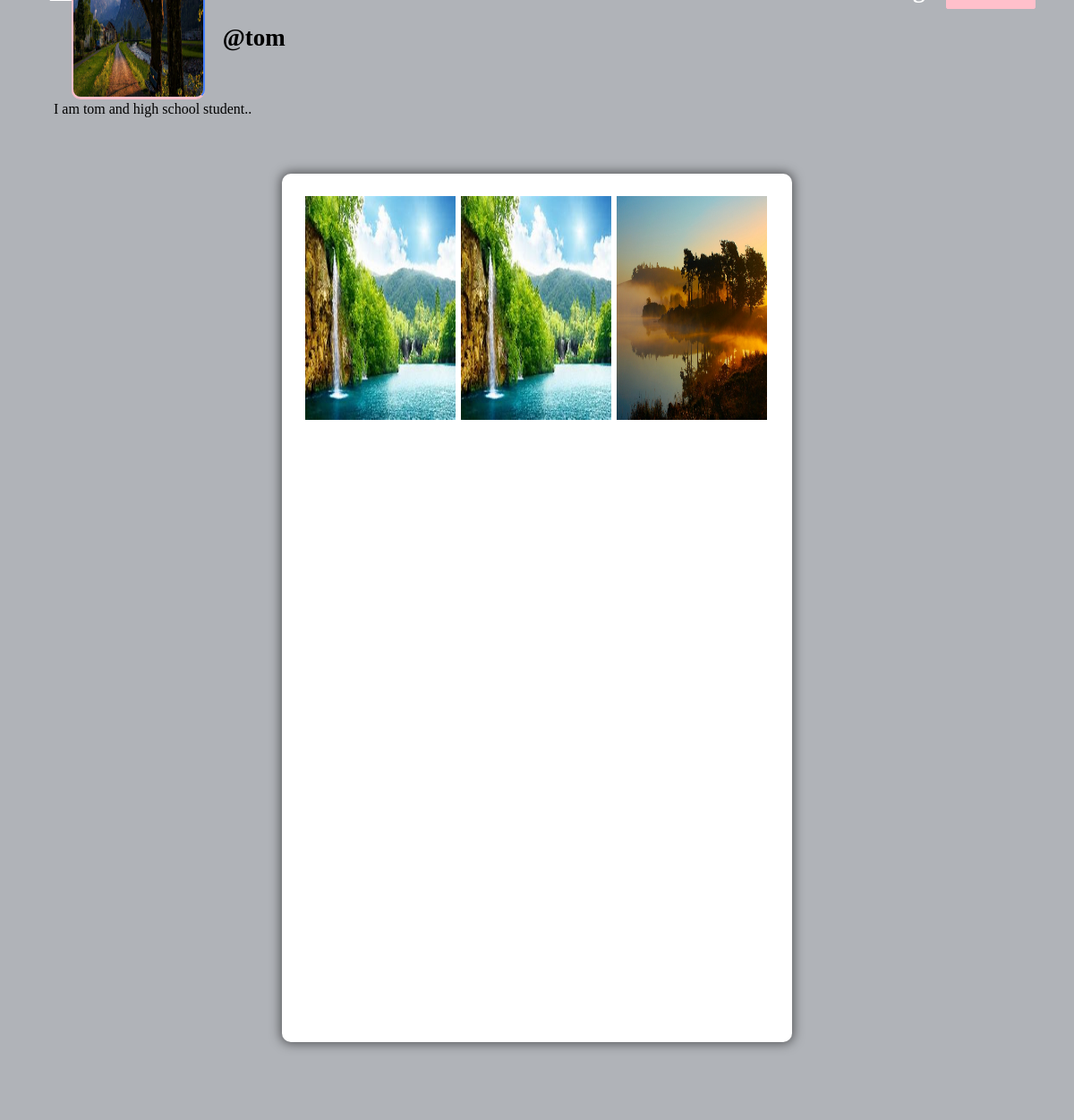
The app's page /profile/tom (signed in) with its own data.
### core/models.py (models this page shows, shortened)
class Profile(models.Model):
    user = models.ForeignKey(User, on_delete = models.CASCADE)
    id_user = models.IntegerField(null = True)
    bio = models.TextField(blank = True)
    profileimg = models.ImageField(upload_to = 'profile_images', default = 'blank-profile-picture.png')
    location = models.CharField(max_length = 100, blank = True)

class Post(models.Model):
    id = models.UUIDField(primary_key = True, default = uuid.uuid4)
    user = models.CharField(max_length = 100)
    image = models.ImageField(upload_to = 'post_images')
    caption = models.TextField()
    created_at = models.DateTimeField(default = datetime.now)
    no_of_likes = models.IntegerField(default = 0)

### core/views.py (the view)
# urls.py: path('profile/<str:pk>', views.profile, name = 'profile'),
@login_required(login_url = 'signin')
def profile(request, pk):
    user_object = User.objects.get(username = pk)
    user_profile = Profile.objects.get(user = user_object)
    user_posts = Post.objects.filter(user = pk)
    user_post_length = len(user_posts)
    follower = request.user.username
    user = pk
    if FollowersCount.objects.filter(follower= follower, user = user).first():
        button_text = 'Unfollow'
    else:
        button_text = 'Follow'
    user_followers = len(FollowersCount.objects.filter(user = pk))
    user_following = len(FollowersCount.objects.filter(follower = pk))
    context = {
        'user_object': user_object,
        'user_profile': user_profile,
        'user_posts': user_posts,
        'user_post_length': user_post_length,
        'button_text': button_text,
        'user_followers': user_followers,
        'user_following': user_following,
    }
    return render(request, 'profile.html', context)

### templates/profile.html (shortened to what this page needs)
{% load static %}
<!DOCTYPE html>
<html lang="en">
<head>
    <link rel="stylesheet" href="{% static 'css/main.min.css' %}">
    <link rel="stylesheet" href="{% static 'css/style.css' %}">
    <link rel="stylesheet" href="{% static 'css/color.css' %}">
    <link rel="stylesheet" href="{% static 'css/responsive.css' %}">
</head>
<body>
	<section>
			<div class="feature-photo">
				<figure><img src="{% static 'images/resources/timeline-1.jpg' %}" alt=""></figure>
				<form action = "/follow" method = "POST">
					<div class="add-btn">
					{% if user_object.username == user.username %}
					<a href = "/settings" data-ripple="">Account Settings</a>
					{% else %}
					<a data-ripple=""><button type = "submit" style="background-color: #ffc0cb; border: #ffc0cb;">{{button_text}}</button></a>
					{% endif %}
					</div>
				</form>
				<div class="container-fluid">
					<div class="row merged">
						<div class="col-lg-2 col-sm-3">
							<div class="user-avatar">
								<figure>
									<img src="{{user_profile.profileimg.url}}" style="height: 250px; width: 100%;" alt="">
								</figure>
							</div>
						</div>
						<div class="col-lg-10 col-sm-9">
							<div class="timeline-info">
								<ul>
									<li class="admin-name">
									  <h5 style="color: black;white-space: nowrap; width: 110px; font-size: 27px;"><b>@{{user_profile.user.username}}</b></h5>
									</li>
								</ul>
							</div>
						</div>
					</div>
				</div>
			</div>
		</section>
		<section>
			<div class="bio">
				{{user_profile.bio}}.
			</div>
		</section>
	<section>
		<div class="gap gray-bg">
			<div class="container-fluid">
				<div class="row">
					<div class="col-lg-12">
						<div class="row" id="page-contents">
							<div class="col-lg-3">
								<aside class="sidebar static">
								</aside>
							</div>
							<div class="col-lg-6">
								<div class="central-meta">
									<ul class="photos">
										{% for post in user_posts %}
										<li>
											<a class="strip" href="{{post.image.url}}" title="" data-strip-group="mygroup" data-strip-group-options="loop: false">
												<img src="{{post.image.url}}" style="height: 250px; width: 300px;" alt=""></a>
										</li>
                                        {% endfor %}
									</ul>
								</div>
							</div>
							<div class="col-lg-3">
								<aside class="sidebar static">
								</aside>
							</div>
						</div>
					</div>
				</div>
			</div>
		</div>
	</section>
</body>
</html>

### static/css/color.css (style rules this page uses)
#nprogress .bar, .timeline-info > ul li a::before, .add-btn > a, .activitiez > li::before, form button, .colla-apps > li a:hover, a.underline:before, .setting-row input:checked + label, .user-avatar:hover .edit-phto, .error-meta > a, .color-bg, .add-butn, .nav.nav-tabs.likes-btn > li a.active, a.dislike-btn, .drop > a:hover, .btn-view.btn-load-more:hover, .accordion .card h5 button[aria-expanded="true"], .chat-head, .f-page > figure em, .inbox-panel-head > ul > li > a, .nav-tabs--left .nav-link.active, .nav-tabs--left .nav-link.active:hover, footer .widget-title h4::before, #topcontrol, .sidebar .widget-title::before, .f-title::before, .g-post-classic > figure > i::after, .purify > a, .help-list > a:hover, .open-position::before, .info > a, .category-box:hover, .category-box.selected, a.main-btn, .section-heading::before, .getquot-baner, .more-branches > h4::before, .is-helpful > a, .cart-optionz > li > a:hover, .paginationz > li a:hover, .paginationz > li a.active, .shopping-cart, a.btn2:hover, .form-submit > input[type="submit"], button.submit-checkout, .delete-cart:hover, .proceed .button, .amount-area .update-cart, a.addnewforum, .apply-bttons > a { background: orange; }

### static/css/responsive.css (style rules this page uses)
@media screen and (max-width: 1281px) and (min-width: 1024px) { .photos > li { min-width: 32.2%; width: 32.2%; } }
@media screen and (max-width: 1281px) and (min-width: 1024px) { .timeline-info { line-height: 51px; } }
@media screen and (max-width: 1281px) and (min-width: 1024px) { .timeline-info .admin-name > h5 { font-size: 20px; } }
@media screen and (max-width: 1281px) and (min-width: 1024px) { .user-avatar { width: 80.2% } }

### records on screen
Profile: profileimg (picture), user.username "tom", bio "I am tom and high school student."
Post: image (picture)
Post: image (picture)
Post: image (picture)
